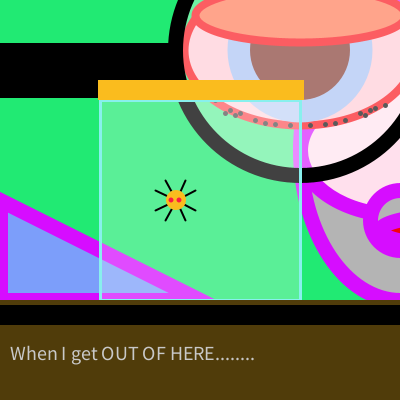
Frame 1 (no input)
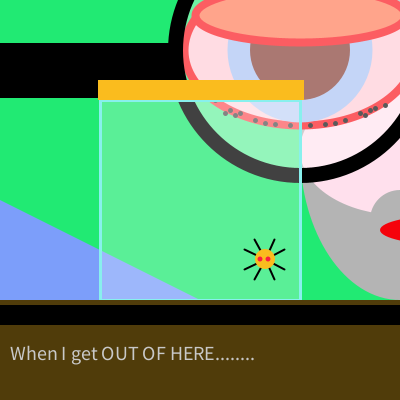
Frame 60 (the mouse pressed at the canvas centre just before this capture)
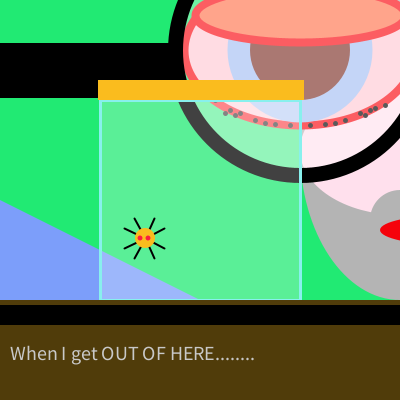
Frame 120 (the mouse held since frame 60 and released just before this capture)

The Processing sketch that drew these frames (run headless with seeded random() and noise(); from frame 60 on, the mouse is pressed at the canvas centre):

// Processing sketch: processing_180600
// ── processing_180600.pde

// initial position for our circle
float circle_x = 175;
float circle_y = 200;
// how much to move the circle on each frame
float move_x = 2;
float move_y = 1;
float eyex = 300;
float eyey = 50;
float lidh = 10;

void setup() {
  size(400, 400);
  stroke(#D60DFF);
  strokeWeight(15);
}
void draw() 
{
  background(#21EA73);

//arm
fill (#7C9EFA);
triangle (0, 200, 0,300,200,300);

  //beard
  fill (180);
  ellipse (400, 150, 200, 300);
  //face
  fill (#FFE0ED);
  ellipse (400, 150, 200, 130);
  //tach
  fill (180);
  ellipse (400, 220, 60, 60);
  //mouth
  fill (#F5020B);
  ellipse (450, 230,140,30);

  //body
  fill (#021CF5);
  ellipse (400, 500, 400, 250);


  //eye
  stroke (#FA050D);
  strokeWeight (8);
  fill (#FFC9D3);
  ellipse ( 300, 50, 231, 150);

  stroke (0);
  strokeWeight (5);
  point (eyex + 10, eyey + 75);
  point (eyex + 25, eyey + 74);
  point (eyex + 35, eyey + 73);
  point (eyex + 45, eyey + 70);
  point (eyex + 65, eyey + 65);
  point (eyex + 60, eyey + 63);
  point (eyex + 70, eyey + 60);
  point (eyex + 75, eyey + 58);
  point (eyex + 85, eyey + 55);

  point (eyex - 10, eyey + 75);
  point (eyex - 25, eyey + 74);
  point (eyex -35, eyey + 73);
  point (eyex - 45, eyey + 70);
  point (eyex - 65, eyey + 65);
  point (eyex - 60, eyey + 63);
  point (eyex - 70, eyey + 60);
  point (eyex - 75, eyey + 63);
  point (eyex - 85, eyey + 50);

  //iris
  noStroke ();
  fill (#A4BEF2);
  ellipse (300, 50, 145, 145);

  //pupil
  fill (#7C2E25 );
  ellipse (300, 50, 100, 100);

  //lid
  strokeWeight(8);
  stroke (#FA050D);
  fill (#FF724B);
  ellipse ( 300, 15, 210, 55);

  //lensandrim
  stroke (0);
  strokeWeight (15);
  fill (255, 90);
  ellipse (eyex, eyey, 250, 250);
  //handle
  fill (0);
  rect (0, 50, 170, 40);

  //jar
  fill (#FFFFFF, 65);
  strokeWeight (3);
  stroke (#88F0ED);
  rect ( 100, 100, 200, 200);
  //table
  noStroke ();
  fill (#503C0A);
  rect (0, 300, 400, 100);

  //lid
  fill (#FABC1E);
  rect (98, 80, 206, 20);

  //leftlegs
  stroke (0);
  strokeWeight (2);
  line ( circle_x + 1, circle_y, circle_x - 10, circle_y  + 20);
  line ( circle_x  + 1, circle_y , circle_x - 20, circle_y  + 10);
  line ( circle_x + 1, circle_y , circle_x - 10, circle_y  - 20);
  line ( circle_x + 1, circle_y, circle_x - 20, circle_y  - 10);
  //rightlegs
    line ( circle_x + 1, circle_y, circle_x + 10, circle_y  + 20);
  line ( circle_x  + 1, circle_y , circle_x + 20, circle_y  + 10);
  line ( circle_x + 1, circle_y , circle_x + 10, circle_y  - 20);
  line ( circle_x + 1, circle_y, circle_x + 20, circle_y  - 10);
  

  //spider body
  noStroke();
  ellipse(circle_x +1, circle_y, 20, 20);
  
  //spidereyes
  fill (#FA1E3F);
  ellipse (circle_x - 4, circle_y, 5, 5);
  ellipse (circle_x + 4, circle_y, 5, 5);

  circle_x = circle_x + move_x;
  circle_y = circle_y + move_y;

  if (circle_x > width - 122) 
  {
    circle_x = width - 122;
    move_x = -move_x;
  }
  
  if (circle_y > height - 122) {
    circle_y = height - 122;
    move_y = -move_y;
  }

  if (circle_x < 122) {
    circle_x = 122;
    move_x = -move_x;
  }

  if (circle_y < 122) 
  {
    circle_y = 122;
    move_y = -move_y;
  }
  
fill (0);
rect (0,305, 400,20);
  fill (200);
  textSize (20);
  text ("When I get OUT OF HERE........", 10,360); 
}
